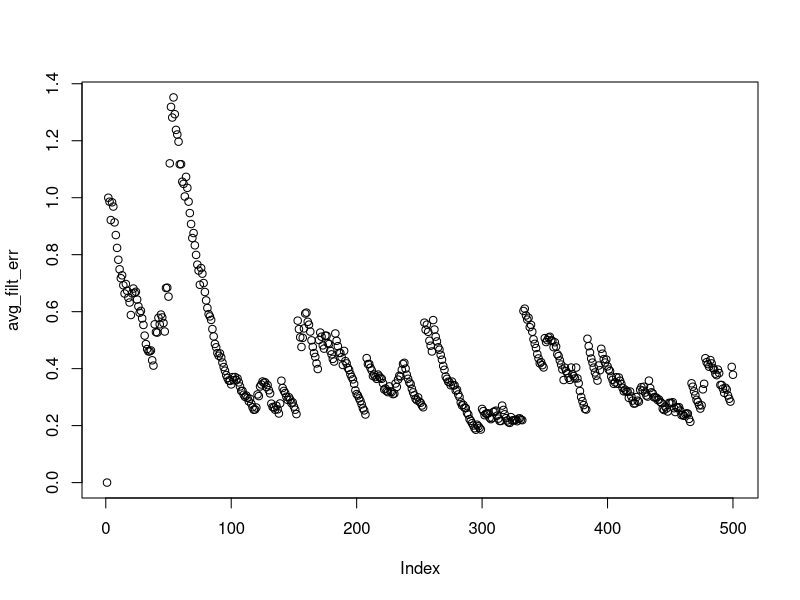

This chart was generated by the following R code:
# extern crate rand;
#
#use std::f64::EPSILON;
EPSILON <- 10^(-6)
#use rand::distributions::{IndependentSample, Normal};
#
#extern crate gnuplot;
#
#use gnuplot::{Figure, Caption, Color};

#
#fn main() {
#  let trial_count = 100;
trial_count <- 100
#let signal_len = 500;
signal_len <- 500

#  let noise_std_dev = 0.96761;
noise_std_dev <- 0.96761
#  // AR process coefficient [n-1]
#let process = [-0.99];
process <- rep(-0.99, signal_len)
  
#let mut rand_gen = rand::OsRng::new().unwrap();

#let mut mmse: Vec<f64> = vec![0.0; signal_len];
mmse <- rep(0.0, signal_len)
#let mut avg_filt_err: Vec<f64> = vec![0.0; signal_len];
avg_filt_err <- rep(0.0, signal_len)

#let noise_dist = Normal::new(0.0, noise_std_dev);
  
 # for _ in 0..trial_count {
for (idx in 1:(trial_count+1 )) 
{
#    let mut sig_vec: Vec<f64> = Vec::with_capacity(signal_len);
    sig_vec <- rep(0.0, signal_len)
    
#    // Zero padding to start noise process
#    sig_vec.push(0.0);
    sig_vec[1] <- 0.0
    
    p1 <- rep(0.0, signal_len)
    
#    for n in 1..signal_len {
    for (n in 1:signal_len)
    {
#      let noise = noise_dist.ind_sample(&mut rand_gen);
      noise <- rnorm(1, 0, noise_std_dev)
#      let p1 = if n > 0 {
#        -process[0]*sig_vec[n-1]
#      } else {
#        0.0
#      };
      # was: 
      #p1[n] <-  if (n > 1) -process[1]*sig_vec[n-1] else 0.0
      p1[n] <-  if (n > 1) process[1]*sig_vec[n-1] else 0.0
      
      
#      sig_vec.push(noise + p1);
      sig_vec[n] <- noise + p1[n]
    }
    
#    let step_size = 0.05;
    step_size <- 0.05
    
#    let mut pred_vec: Vec<f64> = Vec::with_capacity(signal_len);
    pred_vec <- rep(0, signal_len)
    
#    let mut filt_coef: f64 = 0.0;    
    filt_coef <-  rep(0.0, signal_len)
    
#    // Zero padding to start filter process
#    pred_vec.push(0.0);
    pred_vec[1] <- 0.0
    
#    for sig_ind in 1..signal_len {
    for (sig_ind in seq(2,signal_len))
    {
      #let pred = filt_coef * sig_vec[sig_ind - 1];
      pred <-  filt_coef[sig_ind-1] * sig_vec[sig_ind - 1]
      #pred_vec.push(pred);
      pred_vec[sig_ind] <- pred
      #let err = sig_vec[sig_ind] - pred;
      #WAS: 
      #err <- sig_vec[sig_ind] - pred
      #err <- p1[sig_ind] - pred
      err <- sig_vec[sig_ind] - pred
      
      #mmse[sig_ind] += err.powi(2) / trial_count as f64;
      mmse[sig_ind] <-  mmse[sig_ind] + err^2 / trial_count
      #filt_coef += step_size * sig_vec[sig_ind - 1] * err /
      #  (sig_vec[sig_ind - 1].powi(2) + EPSILON);
      filt_coef[sig_ind] <- filt_coef[sig_ind-1] + step_size * sig_vec[sig_ind - 1] * err /
        (sig_vec[sig_ind - 1]^2 + EPSILON)
      #avg_filt_err[sig_ind] += (process[0] - filt_coef).abs() / trial_count as f64;
      avg_filt_err[sig_ind] <-  avg_filt_err[sig_ind] + abs((process[1] - filt_coef[sig_ind-1])) / trial_count ;
    }
  
#  let x: Vec<usize> = (0..mmse.len()).collect();
#  let mut fg = Figure::new();
#  fg.axes2d()
#  .lines(&x, &mmse, &[Caption("MMSE"), Color("black")]);
#  
#  let mut fg2 = Figure::new();
#  fg2.axes2d()
#  .lines(&x, &avg_filt_err, &[Caption("Average filter error"), Color("red")]);
#  fg.show();
#  fg2.show();
}

plot(avg_filt_err)
